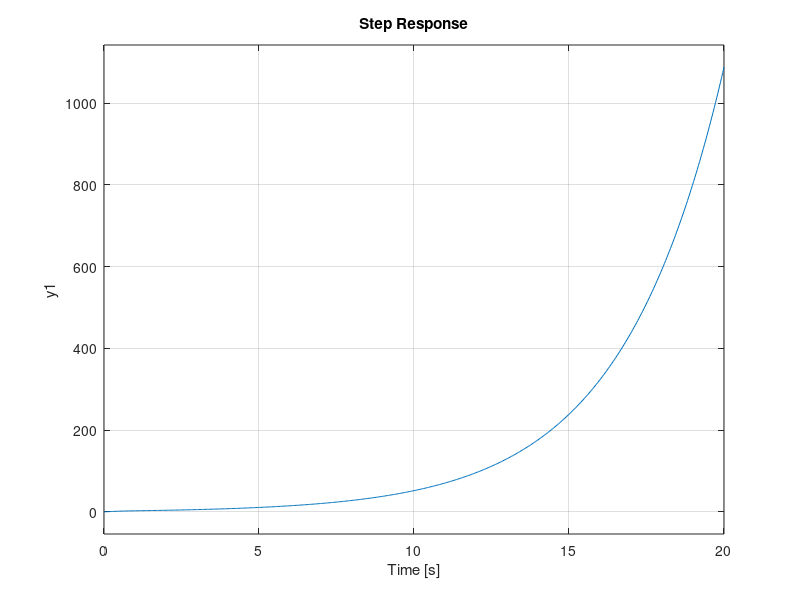

Source code (MATLAB):
close all; clear all; history -c; clc;
pkg load control;

s = tf("s");
G1 = (50*s + 8)/(s^3 + 11*s^2 + 23*s - 8);

% Enciso 1:
PolosG1 = pole(G1)

% Enciso 2:
pzmap(G1)

% Enciso 3:
if all(real(PolosG1)<0)
  disp("El Sistema es Estable");
else
  disp("El Sistema es Inestable");
end

% Enciso 4:
step(G1)
